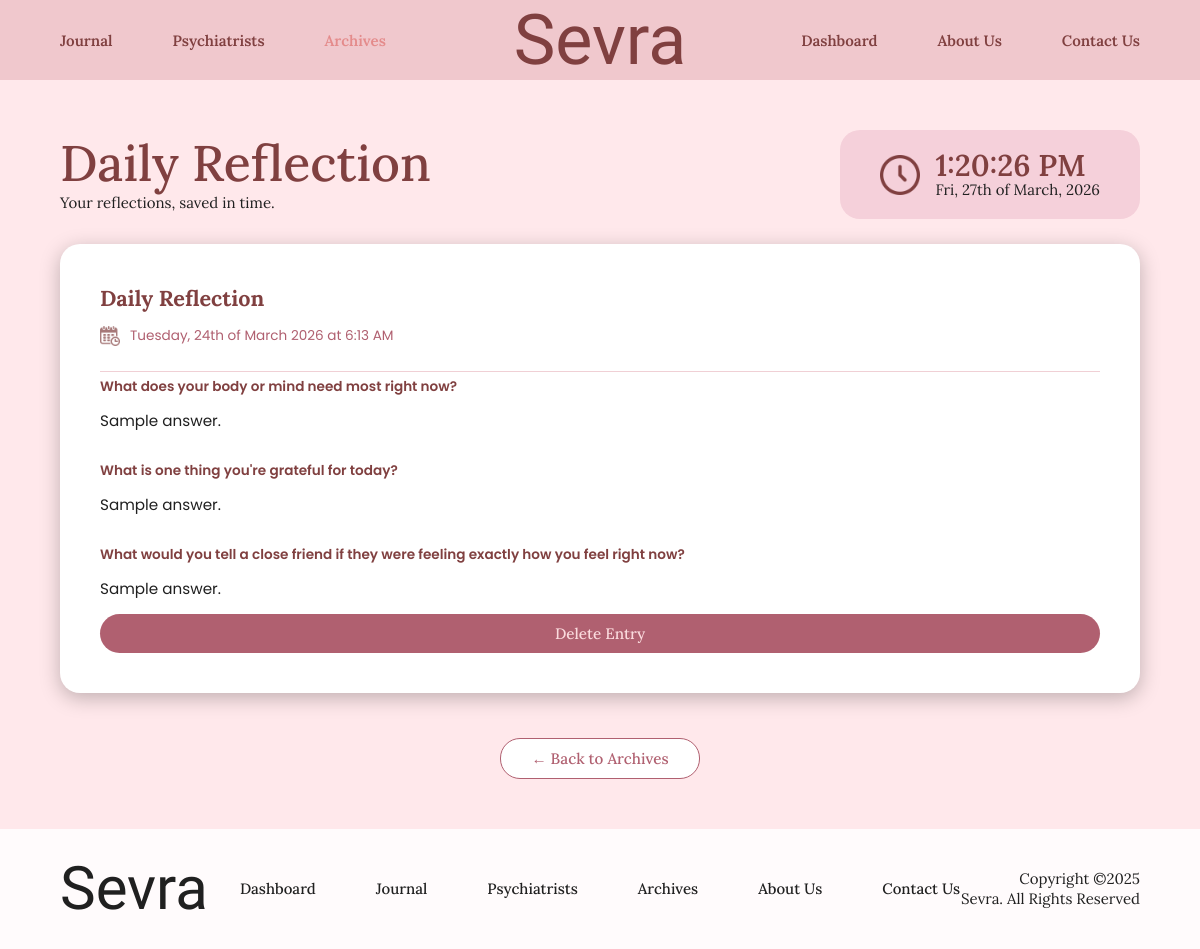
Page /view_reflection.php?id=1 (signed in) on the committed database.
### tables this page shows
CREATE TABLE `reflections` (
  `reflection_id` int(11) NOT NULL,
  `user_id` int(11) NOT NULL,
  `answer_1` text NOT NULL,
  `answer_2` text NOT NULL,
  `answer_3` text NOT NULL,
  `created_at` timestamp NOT NULL DEFAULT current_timestamp()
);

### view_reflection.php (the view, shortened to what this page needs)
<?php
$user_id = $_SESSION['user_id'];
require_once("includes/database.php");
$reflection_id = isset($_GET['id']) ? (int) $_GET['id'] : 0;
$stmt = $pdo->prepare("SELECT * FROM reflections WHERE reflection_id = :reflection_id AND user_id = :user_id");
$stmt->execute([':reflection_id' => $reflection_id, ':user_id' => $user_id]);
$entry = $stmt->fetch();
$ts = strtotime($entry['created_at']);
$formattedDate = date('l, jS \o\f F Y \a\t g:i A', $ts);
$allQuestions = [
    "What is one thing you're grateful for today?",
    "What was the most challenging part of your day, and how did you handle it?",
    "What emotion has been most present for you today? What do you think triggered it?",
    "Is there something you've been avoiding? What's holding you back?",
    "What's one small win you had today, no matter how minor?",
    "Who or what gave you energy today? Who or what drained it?",
    "What do you wish you had done differently today?",
    "What is something you're looking forward to, even in the smallest way?",
    "What would you tell a close friend if they were feeling exactly how you feel right now?",
    "What does your body or mind need most right now?"
];
$keys = array_keys($allQuestions);
shuffle($keys);
$entryQuestions = array_slice($keys, 0, 3);
$answers = [
    $entry['answer_1'],
    $entry['answer_2'],
    $entry['answer_3'],
];
?>
<!DOCTYPE html>
<html lang="en">
<head>
    <link href="css/styles.css" rel="stylesheet" />
</head>
<body>
    <?php $activePage = "archives";
    include("includes/header.php"); ?>
    <main class="dashboard-main">
        <div class="dashboard-top">
            <div class="dashboard-greeting">
                <h1>Daily Reflection</h1>
                <p>Your reflections, saved in time.</p>
            </div>
            <div class="dashboard-clock">
                <img class="clock-icon" src="images/icon-clock.png" alt="Clock Icon" />
                <div class="clock-info">
                    <span class="clock-time" id="clockTime">12:00 AM</span>
                    <span class="clock-date" id="clockDate">Mon, 23rd of February, 2026</span>
                </div>
            </div>
        </div>
        <div class="journal-card">
            <div class="view-header">
                <h2>Daily Reflection</h2>
                <div class="view-date">
                    <img src="images/icon-calendar.png" alt="Date" />
                    <?= $formattedDate ?>
                </div>
            </div>
            <div class="view-qa">
                <?php foreach ($entryQuestions as $i => $key): ?>
                    <?php if (!empty($answers[$i])): ?>
                        <div class="view-qa-item">
                            <div class="view-qa-question"><?= htmlspecialchars($allQuestions[$key]) ?></div>
                            <div class="view-qa-answer"><?= nl2br(htmlspecialchars($answers[$i])) ?></div>
                        </div>
                    <?php endif; ?>
                <?php endforeach; ?>
            </div>
            <div class="journal-actions">
                <button type="button" class="btn-submit" onclick="confirmDelete()">Delete Entry</button>
            </div>
        </div>
        <div style="display:flex; justify-content:center;">
            <a href="archives.php?type=reflection" class="btn-cancel">← Back to Archives</a>
        </div>
    </main>
    <?php include("includes/footer.php"); ?>
</body>
</html>

### css/styles.css (style rules this page uses)
*, *::before, *::after { box-sizing: border-box; margin: 0; padding: 0; }
html, body { font-family: 'Poppins', sans-serif; background: #ffe8eb; color: #202020; min-height: 100vh; }
.dashboard-main { background: #ffe8eb; min-height: calc(100vh - 100px - 150px); padding: 50px 60px; display: flex; flex-direction: column; gap: 25px; }
.dashboard-top { display: flex; align-items: center; justify-content: space-between; gap: 25px; }
.dashboard-greeting h1 { font-family: 'Lora', serif; font-size: 50px; font-weight: 500; color: #804040; line-height: 1; margin-bottom: 5px; }
.dashboard-greeting p { font-family: 'Lora', serif; font-size: 15px; color: #202020; }
.dashboard-clock { display: flex; align-items: center; gap: 15px; background: #f5d0da; border-radius: 20px; padding: 20px 40px; white-space: nowrap; flex-shrink: 0; }
.clock-icon { width: 40px; height: 40px; object-fit: contain; }
.clock-info { display: flex; flex-direction: column; }
.clock-time { font-family: 'Lora', serif; font-size: 30px; font-weight: 600; color: #804040; line-height: 1; }
.clock-date { font-family: 'Lora', serif; font-size: 15px; color: #202020; }
.journal-card { background: #fff; border-radius: 20px; padding: 40px; margin: 0 0 20px; box-shadow: 0 5px 20px #00000040; }
.journal-card h2 { font-family: 'Lora', serif; font-size: 1.35rem; font-weight: 700; color: #804040; margin: 0 0 4px; }
.journal-actions { display: flex; gap: 20px; margin-top: 10px; }
.btn-submit { font-family: 'Lora', serif; font-size: 0.95rem; font-weight: 500; flex: 1; padding: 10px; background: #b06070; color: #fadadd; border: none; border-radius: 20px; cursor: pointer; transition: background 0.2s, transform 0.15s; }
.btn-cancel { font-family: 'Lora', serif; font-size: 0.95rem; font-weight: 500; padding: 10px 30px; background-color: #fff; color: #b06070; border: 1.5px solid #b06070; border-radius: 20px; cursor: pointer; transition: border-color 0.2s, background 0.2s; }
a.btn-cancel { text-decoration: none; }
.view-header { display: flex; flex-direction: column; gap: 10px; border-bottom: 1.5px solid #f0d0d5; padding-bottom: 25px; margin-bottom: 5px; }
.view-date { display: flex; align-items: center; gap: 10px; font-family: 'Poppins', sans-serif; font-size: 0.85rem; color: #b06070; }
.view-date img { width: 20px; height: 20px; opacity: 0.7; }
.view-qa { display: flex; flex-direction: column; gap: 25px; }
.view-qa-item { display: flex; flex-direction: column; gap: 10px; }
.view-qa-question { font-family: 'Poppins', sans-serif; font-size: 0.85rem; font-weight: 600; color: #804040; }
.view-qa-answer { font-family: 'Poppins', sans-serif; font-size: 0.95rem; color: #202020; line-height: 1.9; }

### rows in the picture
reflections: created_at "Tuesday, 24th of March 2026 at 6:13 AM", key "What would you tell a close friend if they were feeling exactly how you feel right now?", answer_1 "Sample answer."

### other values in the picture
$allQuestions[$key] "What does your body or mind need most right now?"
$answers[$i] "Sample answer."
$allQuestions[$key] "What is one thing you're grateful for today?"
